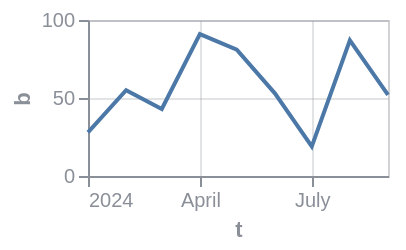

Source (Vega-Lite JSON):
### Vega specification from a JSON file in a GitHub repository (floating-point values rounded to 4 significant figures)
{"$schema": "https://vega.github.io/schema/vega/v6.json", "background": null, "padding": 5, "width": 150, "height": 78, "style": "cell", "data": [{"name": "source_0", "values": [{"a": "A", "b": 28, "c": 5, "g": "x", "t": "2024-01-01"}, {"a": "B", "b": 55, "c": 9, "g": "y", "t": "2024-02-01"}, {"a": "C", "b": 43, "c": 2, "g": "x", "t": "2024-03-01"}, {"a": "D", "b": 91, "c": 7, "g": "y", "t": "2024-04-01"}, {"a": "E", "b": 81, "c": 4, "g": "x", "t": "2024-05-01"}, {"a": "F", "b": 53, "c": 6, "g": "y", "t": "2024-06-01"}, {"a": "G", "b": 19, "c": 8, "g": "x", "t": "2024-07-01"}, {"a": "H", "b": 87, "c": 1, "g": "y", "t": "2024-08-01"}, {"a": "I", "b": 52, "c": 3, "g": "x", "t": "2024-09-01"}]}, {"name": "data_0", "source": "source_0", "transform": [{"type": "formula", "expr": "toDate(datum[\"t\"])", "as": "t"}]}], "marks": [{"name": "marks", "type": "line", "style": ["line"], "sort": {"field": "x"}, "from": {"data": "data_0"}, "encode": {"update": {"stroke": {"value": "#4c78a8"}, "description": {"signal": "\"t: \" + (timeFormat(datum[\"t\"], \"%b %d, %Y\")) + \"; b: \" + (format(datum[\"b\"], \"\"))"}, "x": {"scale": "x", "field": "t"}, "y": {"scale": "y", "field": "b"}, "defined": {"signal": "isValid(datum[\"t\"]) && isFinite(+datum[\"t\"]) && isValid(datum[\"b\"]) && isFinite(+datum[\"b\"])"}}}}], "scales": [{"name": "x", "type": "time", "domain": {"data": "data_0", "field": "t"}, "range": [0, {"signal": "width"}]}, {"name": "y", "type": "linear", "domain": {"data": "data_0", "field": "b"}, "range": [{"signal": "height"}, 0], "nice": true, "zero": true}], "axes": [{"scale": "x", "orient": "bottom", "gridScale": "y", "grid": true, "tickCount": {"signal": "ceil(width/40)"}, "domain": false, "labels": false, "aria": false, "maxExtent": 0, "minExtent": 0, "ticks": false, "zindex": 0}, {"scale": "y", "orient": "left", "gridScale": "x", "grid": true, "tickCount": {"signal": "ceil(height/40)"}, "domain": false, "labels": false, "aria": false, "maxExtent": 0, "minExtent": 0, "ticks": false, "zindex": 0}, {"scale": "x", "orient": "bottom", "grid": false, "title": "t", "labelFlush": true, "labelOverlap": true, "tickCount": {"signal": "ceil(width/40)"}, "zindex": 0}, {"scale": "y", "orient": "left", "grid": false, "title": "b", "labelOverlap": true, "tickCount": {"signal": "ceil(height/40)"}, "zindex": 0}], "config": {"axis": {"labelColor": "#8a8f98", "titleColor": "#8a8f98", "domainColor": "#8a8f98", "tickColor": "#8a8f98", "gridColor": "#8a8f98", "gridOpacity": 0.25}, "style": {"cell": {"stroke": "#8a8f98", "strokeOpacity": 0.4}}}}
